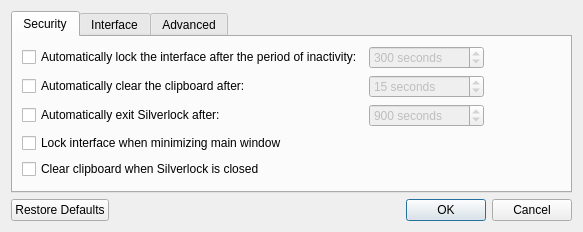
<?xml version="1.0" encoding="UTF-8"?>
<ui version="4.0">
 <class>PreferencesDialog</class>
 <widget class="QDialog" name="PreferencesDialog">
  <property name="windowModality">
   <enum>Qt::ApplicationModal</enum>
  </property>
  <property name="geometry">
   <rect>
    <x>0</x>
    <y>0</y>
    <width>678</width>
    <height>274</height>
   </rect>
  </property>
  <property name="sizePolicy">
   <sizepolicy hsizetype="Maximum" vsizetype="Maximum">
    <horstretch>0</horstretch>
    <verstretch>0</verstretch>
   </sizepolicy>
  </property>
  <property name="windowTitle">
   <string>Preferences</string>
  </property>
  <layout class="QVBoxLayout" name="verticalLayout">
   <property name="sizeConstraint">
    <enum>QLayout::SetFixedSize</enum>
   </property>
   <item>
    <layout class="QHBoxLayout" name="horizontalLayout_3">
     <item>
      <widget class="QTabWidget" name="tabWidget">
       <property name="sizePolicy">
        <sizepolicy hsizetype="Maximum" vsizetype="Maximum">
         <horstretch>0</horstretch>
         <verstretch>0</verstretch>
        </sizepolicy>
       </property>
       <property name="currentIndex">
        <number>0</number>
       </property>
       <widget class="QWidget" name="securityTab">
        <property name="sizePolicy">
         <sizepolicy hsizetype="Maximum" vsizetype="Maximum">
          <horstretch>0</horstretch>
          <verstretch>0</verstretch>
         </sizepolicy>
        </property>
        <attribute name="title">
         <string>Security</string>
        </attribute>
        <layout class="QGridLayout" name="gridLayout">
         <item row="0" column="0">
          <widget class="QCheckBox" name="lockWorkspaceTimeoutCheckBox">
           <property name="whatsThis">
            <string>Checking this option will cause each open Silverlock window to lock its workspace after you have not interacted with the window (by using the mouse or keyboard in any way while the window is in focus) for the specified amount of time.</string>
           </property>
           <property name="text">
            <string>Automatically lock the interface after the period of inactivity:</string>
           </property>
          </widget>
         </item>
         <item row="0" column="1">
          <widget class="QSpinBox" name="lockWorkspaceTimeoutSpinBox">
           <property name="enabled">
            <bool>false</bool>
           </property>
           <property name="suffix">
            <string> seconds</string>
           </property>
           <property name="minimum">
            <number>1</number>
           </property>
           <property name="maximum">
            <number>31536000</number>
           </property>
           <property name="value">
            <number>300</number>
           </property>
          </widget>
         </item>
         <item row="1" column="0">
          <widget class="QCheckBox" name="autoClearClipboardCheckBox">
           <property name="whatsThis">
            <string>Checking this option will automatically clear the clipboard the specified amount of time after some text is copied from the entry table. This will not affect copy and paste operations done outside of the entry table or outside of Silverlock.</string>
           </property>
           <property name="text">
            <string>Automatically clear the clipboard after:</string>
           </property>
          </widget>
         </item>
         <item row="2" column="0">
          <widget class="QCheckBox" name="autoExitCheckBox">
           <property name="whatsThis">
            <string>Checking this option will cause Silverlock to automatically exit after you have not interacted with any window (by using the mouse or keyboard in any way while the window is in focus) for the specified amount of time.</string>
           </property>
           <property name="text">
            <string>Automatically exit Silverlock after:</string>
           </property>
          </widget>
         </item>
         <item row="3" column="0" colspan="3">
          <widget class="QCheckBox" name="lockWhenMinimizingCheckBox">
           <property name="whatsThis">
            <string>Checking this option will automatically lock the interface whenever the window is minimized.</string>
           </property>
           <property name="text">
            <string>Lock interface when minimizing main window</string>
           </property>
          </widget>
         </item>
         <item row="4" column="0" colspan="2">
          <widget class="QCheckBox" name="clearClipboardWhenClosingCheckBox">
           <property name="whatsThis">
            <string>Checking this option will cause Silverlock to clear the clipboard each time one of its windows is closed.</string>
           </property>
           <property name="text">
            <string>Clear clipboard when Silverlock is closed</string>
           </property>
          </widget>
         </item>
         <item row="1" column="1">
          <widget class="QSpinBox" name="autoClearClipboardSpinBox">
           <property name="enabled">
            <bool>false</bool>
           </property>
           <property name="suffix">
            <string> seconds</string>
           </property>
           <property name="minimum">
            <number>1</number>
           </property>
           <property name="maximum">
            <number>31536000</number>
           </property>
           <property name="value">
            <number>15</number>
           </property>
          </widget>
         </item>
         <item row="5" column="0">
          <spacer name="verticalSpacer">
           <property name="orientation">
            <enum>Qt::Vertical</enum>
           </property>
           <property name="sizeHint" stdset="0">
            <size>
             <width>1</width>
             <height>1</height>
            </size>
           </property>
          </spacer>
         </item>
         <item row="2" column="1">
          <widget class="QSpinBox" name="autoExitSpinBox">
           <property name="enabled">
            <bool>false</bool>
           </property>
           <property name="suffix">
            <string> seconds</string>
           </property>
           <property name="minimum">
            <number>60</number>
           </property>
           <property name="maximum">
            <number>31536000</number>
           </property>
           <property name="value">
            <number>900</number>
           </property>
          </widget>
         </item>
        </layout>
       </widget>
       <widget class="QWidget" name="interfaceTab">
        <property name="sizePolicy">
         <sizepolicy hsizetype="Maximum" vsizetype="Maximum">
          <horstretch>0</horstretch>
          <verstretch>0</verstretch>
         </sizepolicy>
        </property>
        <attribute name="title">
         <string>Interface</string>
        </attribute>
        <layout class="QVBoxLayout" name="verticalLayout_2">
         <item>
          <widget class="QCheckBox" name="minimizeToTrayCheckBox">
           <property name="whatsThis">
            <string>Checking this option will automatically hide the window when it is minimized. It can be restored again by clicking Silverlock's system tray icon.</string>
           </property>
           <property name="text">
            <string>Minimize to system tray instead of taskbar or dock</string>
           </property>
          </widget>
         </item>
         <item>
          <widget class="QCheckBox" name="minimizeAfterClipboardCheckBox">
           <property name="whatsThis">
            <string>Checking this option will automatically minimize Silverlock whenever data is copied to the clipboard in the entry view. This will not affect clipboard operations outside the entry view or outside of Silverlock.</string>
           </property>
           <property name="text">
            <string>Minimize Silverlock after copying data to the clipboard</string>
           </property>
          </widget>
         </item>
         <item>
          <widget class="QCheckBox" name="minimizeAfterLockCheckBox">
           <property name="whatsThis">
            <string>Checking this option will minimize the Silverlock window whenever the interface is locked.</string>
           </property>
           <property name="text">
            <string>Minimize Silverlock after locking the interface</string>
           </property>
          </widget>
         </item>
         <item>
          <spacer name="verticalSpacer_2">
           <property name="orientation">
            <enum>Qt::Vertical</enum>
           </property>
           <property name="sizeHint" stdset="0">
            <size>
             <width>1</width>
             <height>1</height>
            </size>
           </property>
          </spacer>
         </item>
         <item>
          <layout class="QHBoxLayout" name="horizontalLayout_2">
           <item>
            <spacer name="horizontalSpacer_2">
             <property name="orientation">
              <enum>Qt::Horizontal</enum>
             </property>
             <property name="sizeHint" stdset="0">
              <size>
               <width>1</width>
               <height>1</height>
              </size>
             </property>
            </spacer>
           </item>
           <item>
            <widget class="QPushButton" name="clearRecentFilesListPushButton">
             <property name="whatsThis">
              <string>Pressing this button down will clear the list of files recently opened by Silverlock after the OK button is pressed.</string>
             </property>
             <property name="text">
              <string>Clear recent files list</string>
             </property>
             <property name="checkable">
              <bool>true</bool>
             </property>
            </widget>
           </item>
           <item>
            <widget class="QPushButton" name="clearWindowSettingsPushButton">
             <property name="whatsThis">
              <string>Pressing this button down will clear window position and size settings as well as the ordering, visibility and size of columns in the entry view after the OK button is pressed. The action will not take effect until Silverlock is restarted.</string>
             </property>
             <property name="text">
              <string>Clear window settings</string>
             </property>
             <property name="checkable">
              <bool>true</bool>
             </property>
            </widget>
           </item>
           <item>
            <spacer name="horizontalSpacer_3">
             <property name="orientation">
              <enum>Qt::Horizontal</enum>
             </property>
             <property name="sizeHint" stdset="0">
              <size>
               <width>1</width>
               <height>1</height>
              </size>
             </property>
            </spacer>
           </item>
          </layout>
         </item>
         <item>
          <spacer name="verticalSpacer_5">
           <property name="orientation">
            <enum>Qt::Vertical</enum>
           </property>
           <property name="sizeHint" stdset="0">
            <size>
             <width>1</width>
             <height>1</height>
            </size>
           </property>
          </spacer>
         </item>
        </layout>
       </widget>
       <widget class="QWidget" name="advancedTab">
        <property name="sizePolicy">
         <sizepolicy hsizetype="Maximum" vsizetype="Maximum">
          <horstretch>0</horstretch>
          <verstretch>0</verstretch>
         </sizepolicy>
        </property>
        <attribute name="title">
         <string>Advanced</string>
        </attribute>
        <layout class="QVBoxLayout" name="verticalLayout_5">
         <item>
          <widget class="QCheckBox" name="openLastDatabaseCheckBox">
           <property name="whatsThis">
            <string>Checking this option will cause the file most recently opened by Silverlock to be opened automatically when Silverlock starts.</string>
           </property>
           <property name="text">
            <string>Automatically open the last used database on startup</string>
           </property>
          </widget>
         </item>
         <item>
          <widget class="QCheckBox" name="updateOnStartupCheckBox">
           <property name="whatsThis">
            <string>Checking this option will cause Silverlock to check for updates in the background each time the application is run. It is strongly recommended that you do not disable this option.</string>
           </property>
           <property name="text">
            <string>Check for updates when Silverlock is started</string>
           </property>
          </widget>
         </item>
         <item>
          <widget class="QCheckBox" name="autoSaveOnCloseCheckBox">
           <property name="whatsThis">
            <string>Checking this option will attempt to automatically save unsaved chanages to a database when the window is closed or the interface is locked. However, if the database does not have a file name set (e.g. you created a new file but have not yet saved it) the user still still be prompted.</string>
           </property>
           <property name="text">
            <string>Automatically save changes to the database when the window is closed or the interface is locked</string>
           </property>
          </widget>
         </item>
         <item>
          <spacer name="verticalSpacer_4">
           <property name="orientation">
            <enum>Qt::Vertical</enum>
           </property>
           <property name="sizeHint" stdset="0">
            <size>
             <width>1</width>
             <height>1</height>
            </size>
           </property>
          </spacer>
         </item>
        </layout>
       </widget>
      </widget>
     </item>
    </layout>
   </item>
   <item>
    <widget class="QDialogButtonBox" name="buttonBox">
     <property name="orientation">
      <enum>Qt::Horizontal</enum>
     </property>
     <property name="standardButtons">
      <set>QDialogButtonBox::Cancel|QDialogButtonBox::Ok|QDialogButtonBox::RestoreDefaults</set>
     </property>
    </widget>
   </item>
  </layout>
 </widget>
 <tabstops>
  <tabstop>tabWidget</tabstop>
  <tabstop>lockWorkspaceTimeoutCheckBox</tabstop>
  <tabstop>lockWorkspaceTimeoutSpinBox</tabstop>
  <tabstop>autoClearClipboardCheckBox</tabstop>
  <tabstop>autoClearClipboardSpinBox</tabstop>
  <tabstop>autoExitCheckBox</tabstop>
  <tabstop>autoExitSpinBox</tabstop>
  <tabstop>lockWhenMinimizingCheckBox</tabstop>
  <tabstop>clearClipboardWhenClosingCheckBox</tabstop>
  <tabstop>minimizeToTrayCheckBox</tabstop>
  <tabstop>minimizeAfterClipboardCheckBox</tabstop>
  <tabstop>minimizeAfterLockCheckBox</tabstop>
  <tabstop>clearRecentFilesListPushButton</tabstop>
  <tabstop>clearWindowSettingsPushButton</tabstop>
  <tabstop>openLastDatabaseCheckBox</tabstop>
  <tabstop>updateOnStartupCheckBox</tabstop>
  <tabstop>autoSaveOnCloseCheckBox</tabstop>
  <tabstop>buttonBox</tabstop>
 </tabstops>
 <resources/>
 <connections>
  <connection>
   <sender>buttonBox</sender>
   <signal>accepted()</signal>
   <receiver>PreferencesDialog</receiver>
   <slot>accept()</slot>
   <hints>
    <hint type="sourcelabel">
     <x>257</x>
     <y>455</y>
    </hint>
    <hint type="destinationlabel">
     <x>157</x>
     <y>274</y>
    </hint>
   </hints>
  </connection>
  <connection>
   <sender>buttonBox</sender>
   <signal>rejected()</signal>
   <receiver>PreferencesDialog</receiver>
   <slot>reject()</slot>
   <hints>
    <hint type="sourcelabel">
     <x>325</x>
     <y>455</y>
    </hint>
    <hint type="destinationlabel">
     <x>286</x>
     <y>274</y>
    </hint>
   </hints>
  </connection>
  <connection>
   <sender>lockWorkspaceTimeoutCheckBox</sender>
   <signal>toggled(bool)</signal>
   <receiver>lockWorkspaceTimeoutSpinBox</receiver>
   <slot>setEnabled(bool)</slot>
   <hints>
    <hint type="sourcelabel">
     <x>240</x>
     <y>48</y>
    </hint>
    <hint type="destinationlabel">
     <x>382</x>
     <y>50</y>
    </hint>
   </hints>
  </connection>
  <connection>
   <sender>autoClearClipboardCheckBox</sender>
   <signal>toggled(bool)</signal>
   <receiver>autoClearClipboardSpinBox</receiver>
   <slot>setEnabled(bool)</slot>
   <hints>
    <hint type="sourcelabel">
     <x>244</x>
     <y>77</y>
    </hint>
    <hint type="destinationlabel">
     <x>386</x>
     <y>74</y>
    </hint>
   </hints>
  </connection>
  <connection>
   <sender>autoExitCheckBox</sender>
   <signal>toggled(bool)</signal>
   <receiver>autoExitSpinBox</receiver>
   <slot>setEnabled(bool)</slot>
   <hints>
    <hint type="sourcelabel">
     <x>251</x>
     <y>105</y>
    </hint>
    <hint type="destinationlabel">
     <x>385</x>
     <y>102</y>
    </hint>
   </hints>
  </connection>
 </connections>
 <slots>
  <slot>currentChanged(int)</slot>
 </slots>
</ui>
